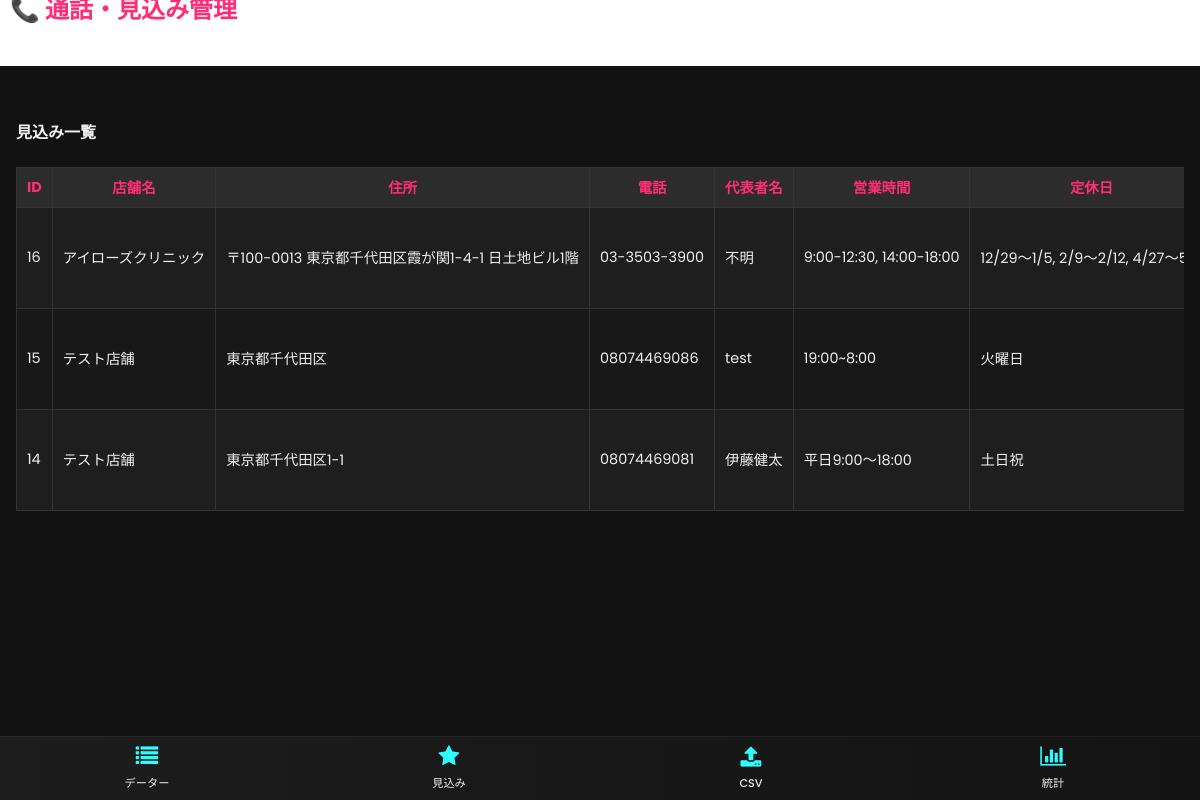
Screenshot of /prospects with the database file from the repository.
### tables this page shows
CREATE TABLE datasets (
                id INTEGER PRIMARY KEY AUTOINCREMENT,
                shop_name TEXT NOT NULL,
                address TEXT NOT NULL,
                csv_name TEXT DEFAULT NULL,
                status TEXT NOT NULL DEFAULT 'active',
                created_at TIMESTAMP DEFAULT CURRENT_TIMESTAMP
            , phone TEXT, next_call_date TEXT, next_call_time TEXT, top_name TEXT, time TEXT, day TEXT);

### src/routes.py (the view)
@bp.route("/prospects")
def list_prospects():
    with get_cursor() as cur:
        cur.execute(
            """
            SELECT d.*, COUNT(c.id) AS call_count
            FROM datasets d
            LEFT JOIN calls c ON c.dataset_id = d.id
            WHERE d.status='prospect'
            GROUP BY d.id
            ORDER BY d.created_at DESC, d.id DESC
            """
        )
        datasets = [dict(r) for r in cur.fetchall()]
    return render_template("datasets.html", title="見込み一覧", datasets=datasets, show_actions=False)

### src/db.py (called while the page is built)
def ensure_dir(path: str):
    d = os.path.dirname(path)
    if d and not os.path.exists(d):
        os.makedirs(d, exist_ok=True)

def get_connection():
    ensure_dir(DB_PATH)
    conn = sqlite3.connect(DB_PATH)
    conn.row_factory = sqlite3.Row
    return conn

@contextmanager
def get_cursor():
    conn = get_connection()
    cur = conn.cursor()
    try:
        yield cur
        conn.commit()
    finally:
        cur.close()
        conn.close()

### templates/datasets.html (shortened to what this page needs)
{% extends 'base.html' %}
{% block content %}
  <h4>{{ title }}</h4>
  {% if datasets %}
  <div style="overflow:auto">
    <table>
      <thead>
        <tr>
          <th>ID</th>
          <th>店舗名</th>
          <th>住所</th>
          <th>電話</th>
          <th>代表者名</th>
          <th>営業時間</th>
          <th>定休日</th>
        </tr>
      </thead>
      <tbody>
        {% for d in datasets %}
        <tr>
          <td>{{ d.id }}</td>
          <td>{{ d.shop_name }}</td>
          <td>{{ d.address }}</td>
          <td>{{ d.phone or '-' }}</td>
          <td>{{ d.top_name or '-' }}</td>
          <td>{{ d.time or '-' }}</td>
          <td>{{ d.day or '-' }}</td>
        </tr>
        {% endfor %}
      </tbody>
    </table>
  </div>
  {% else %}
    <p>データがありません。</p>
  {% endif %}
{% endblock %}

### templates/base.html (style rules this page uses)
:root { --color-bg: #121212; --color-panel: #1e1e1e; --color-accent1: #ff2d75; --color-accent2: #2dfdff; --color-text: #f0f0f0; }
body { margin: 0; font-family: 'Poppins', sans-serif; background-color: var(--color-bg); color: var(--color-text); font-size: 16px; }
*, *::before, *::after { box-sizing: border-box; }
table { width: 100%; border-collapse: collapse; background: var(--color-panel); border: 1px solid #333; }
th, td { padding: 8px 10px; border: 1px solid #333; font-size: 0.9rem; white-space: nowrap; }
th { background: #2c2c2c; color: var(--color-accent1); }
tr:nth-child(even) { background-color: #181818; }

### rows the page displays
datasets: id "16", shop_name "アイローズクリニック", address "〒100-0013 東京都千代田区霞が関1-4-1 日土地ビル1階", phone "03-3503-3900", top_name "不明", time "9:00-12:30, 14:00-18:00", day "12/29〜1/5, 2/9〜2/12,…"
datasets: id "15", shop_name "テスト店舗", address "東京都千代田区", phone "08074469086", top_name "test", time "19:00~8:00", day "火曜日"
datasets: id "14", shop_name "テスト店舗", address "東京都千代田区1-1", phone "08074469081", top_name "伊藤健太", time "平日9:00～18:00", day "土日祝"

### other values shown
{{ title }} "見込み一覧"
